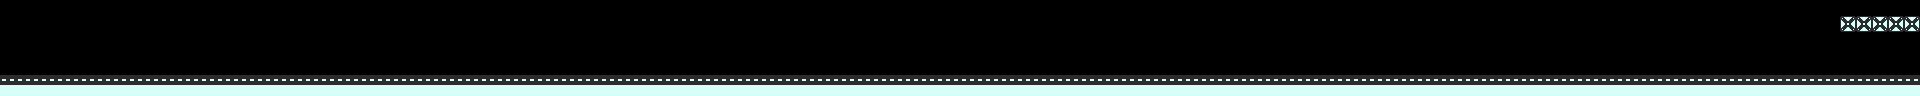

A 2D game scene composited from a Tiled map and its tileset images. What follows is a short description and the map's XML, with each tile layer's data collapsed to a summary:
An orthogonal 120x6 tile map with 16x16 px tiles, 1 tile layer (Tile Layer 1) and 88 objects (55x zombie, 24x jumper, 7x slime, hero, exit).

<map version="1.0" tiledversion="1.1.6" orientation="orthogonal" renderorder="right-down" width="120" height="6" tilewidth="16" tileheight="16" infinite="0" nextobjectid="89">
 <tileset firstgid="1" source="tileset.tsx" />
 <layer name="Tile Layer 1" width="120" height="6">
  <data>[720 cells, 245 non-empty, 3 distinct tile ids]</data>
 </layer>
 <objectgroup name="Object Layer 1">
  <object id="1" type="hero" x="49.1162" y="57.955" width="14" height="16" />
  <object id="2" type="exit" x="1837.66" y="-60.4089" width="81" height="134.333" />
  <object id="3" type="zombie" x="194.487" y="52.0986" width="11" height="19" />
  <object id="4" type="zombie" x="266.987" y="50.0986" width="11" height="19" />
  <object id="5" type="zombie" x="341.487" y="50.5986" width="11" height="19" />
  <object id="6" type="zombie" x="387.487" y="51.0986" width="11" height="19" />
  <object id="7" type="zombie" x="397.987" y="51.0986" width="11" height="19" />
  <object id="8" type="zombie" x="406.987" y="51.0986" width="11" height="19" />
  <object id="9" type="zombie" x="416.487" y="51.0986" width="11" height="19" />
  <object id="10" type="zombie" x="422.487" y="51.0986" width="11" height="19" />
  <object id="11" type="zombie" x="434.987" y="51.5986" width="11" height="19" />
  <object id="12" type="zombie" x="442.487" y="52.0986" width="11" height="19" />
  <object id="13" type="zombie" x="447.987" y="51.0986" width="11" height="19" />
  <object id="14" type="zombie" x="533.487" y="49.5986" width="11" height="19" />
  <object id="15" type="zombie" x="549.487" y="51.0986" width="11" height="19" />
  <object id="16" type="zombie" x="563.487" y="49.0986" width="11" height="19" />
  <object id="17" type="zombie" x="572.487" y="50.0986" width="11" height="19" />
  <object id="18" type="zombie" x="827.487" y="48.0986" width="11" height="19" />
  <object id="19" type="zombie" x="843.487" y="48.0986" width="11" height="19" />
  <object id="20" type="zombie" x="870.487" y="49.0986" width="11" height="19" />
  <object id="21" type="zombie" x="913.487" y="47.0986" width="11" height="19" />
  <object id="22" type="zombie" x="971.487" y="46.0986" width="11" height="19" />
  <object id="23" type="zombie" x="1032.49" y="47.0986" width="11" height="19" />
  <object id="24" type="zombie" x="1096.49" y="47.0986" width="11" height="19" />
  <object id="25" type="zombie" x="1162.49" y="47.0986" width="11" height="19" />
  <object id="26" type="zombie" x="1211.49" y="47.0986" width="11" height="19" />
  <object id="27" type="zombie" x="1231.49" y="47.0986" width="11" height="19" />
  <object id="28" type="zombie" x="1272.49" y="47.0986" width="11" height="19" />
  <object id="29" type="zombie" x="1317.49" y="47.0986" width="11" height="19" />
  <object id="30" type="zombie" x="1353.49" y="42.0986" width="11" height="19" />
  <object id="31" type="zombie" x="1382.49" y="42.0986" width="11" height="19" />
  <object id="32" type="zombie" x="1338.5" y="51" width="11" height="19" />
  <object id="33" type="zombie" x="1387.5" y="51" width="11" height="19" />
  <object id="34" type="zombie" x="1407.5" y="51" width="11" height="19" />
  <object id="35" type="zombie" x="1448.5" y="51" width="11" height="19" />
  <object id="36" type="zombie" x="1493.5" y="51" width="11" height="19" />
  <object id="37" type="zombie" x="1529.5" y="46" width="11" height="19" />
  <object id="38" type="zombie" x="1558.5" y="46" width="11" height="19" />
  <object id="39" type="zombie" x="1472.5" y="50" width="11" height="19" />
  <object id="40" type="zombie" x="1521.5" y="50" width="11" height="19" />
  <object id="41" type="zombie" x="1541.5" y="50" width="11" height="19" />
  <object id="42" type="zombie" x="1582.5" y="50" width="11" height="19" />
  <object id="43" type="zombie" x="1627.5" y="50" width="11" height="19" />
  <object id="44" type="zombie" x="1663.5" y="45" width="11" height="19" />
  <object id="45" type="zombie" x="1692.5" y="45" width="11" height="19" />
  <object id="46" type="zombie" x="1603.5" y="53" width="11" height="19" />
  <object id="47" type="zombie" x="1652.5" y="53" width="11" height="19" />
  <object id="48" type="zombie" x="1672.5" y="53" width="11" height="19" />
  <object id="49" type="zombie" x="1713.5" y="53" width="11" height="19" />
  <object id="50" type="zombie" x="1758.5" y="53" width="11" height="19" />
  <object id="51" type="zombie" x="1794.5" y="48" width="11" height="19" />
  <object id="52" type="zombie" x="1823.5" y="48" width="11" height="19" />
  <object id="53" type="zombie" x="1843.5" y="52.1667" width="11" height="19" />
  <object id="54" type="zombie" x="1855.83" y="53.5" width="11" height="19" />
  <object id="55" type="zombie" x="1870.83" y="51.1667" width="11" height="19" />
  <object id="56" type="zombie" x="1885.5" y="53.1667" width="11" height="19" />
  <object id="57" type="zombie" x="1904.17" y="51.5" width="11" height="19" />
  <object id="58" type="jumper" x="617" y="14" width="10" height="20" />
  <object id="59" type="jumper" x="674" y="13" width="10" height="20" />
  <object id="60" type="jumper" x="723" y="12" width="10" height="20" />
  <object id="61" type="jumper" x="793" y="13" width="10" height="20" />
  <object id="62" type="jumper" x="881" y="17.5" width="10" height="20" />
  <object id="63" type="jumper" x="904" y="18.5" width="10" height="20" />
  <object id="64" type="jumper" x="944" y="16" width="10" height="20" />
  <object id="65" type="jumper" x="1013.5" y="16.5" width="10" height="20" />
  <object id="66" type="jumper" x="1114.5" y="12" width="10" height="20" />
  <object id="67" type="jumper" x="1168.5" y="13.5" width="10" height="20" />
  <object id="68" type="jumper" x="1139" y="7" width="10" height="20" />
  <object id="69" type="jumper" x="1324.5" y="10.5" width="10" height="20" />
  <object id="70" type="jumper" x="1406.5" y="10" width="10" height="20" />
  <object id="71" type="jumper" x="1487.5" y="11.5" width="10" height="20" />
  <object id="72" type="jumper" x="1594.5" y="11" width="10" height="20" />
  <object id="73" type="jumper" x="1561" y="11" width="10" height="20" />
  <object id="74" type="jumper" x="1651" y="9.5" width="10" height="20" />
  <object id="75" type="jumper" x="1705" y="5" width="10" height="20" />
  <object id="76" type="jumper" x="1763" y="9.5" width="10" height="20" />
  <object id="77" type="jumper" x="1785" y="9" width="10" height="20" />
  <object id="78" type="jumper" x="1814.5" y="10.5" width="10" height="20" />
  <object id="79" type="jumper" x="1846" y="-10.5" width="10" height="20" />
  <object id="80" type="jumper" x="1878" y="-12" width="10" height="20" />
  <object id="81" type="jumper" x="1900.5" y="-11" width="10" height="20" />
  <object id="82" type="slime" x="640.5" y="44.5" width="19" height="17" />
  <object id="83" type="slime" x="1237.5" y="14.5" width="19" height="17" />
  <object id="84" type="slime" x="1346.5" y="12.5" width="19" height="17" />
  <object id="85" type="slime" x="1454.5" y="5.5" width="19" height="17" />
  <object id="86" type="slime" x="1614.5" y="9.5" width="19" height="17" />
  <object id="87" type="slime" x="1732.5" y="11.5" width="19" height="17" />
  <object id="88" type="slime" x="1672.5" y="-3.5" width="19" height="17" />
 </objectgroup>
</map>
